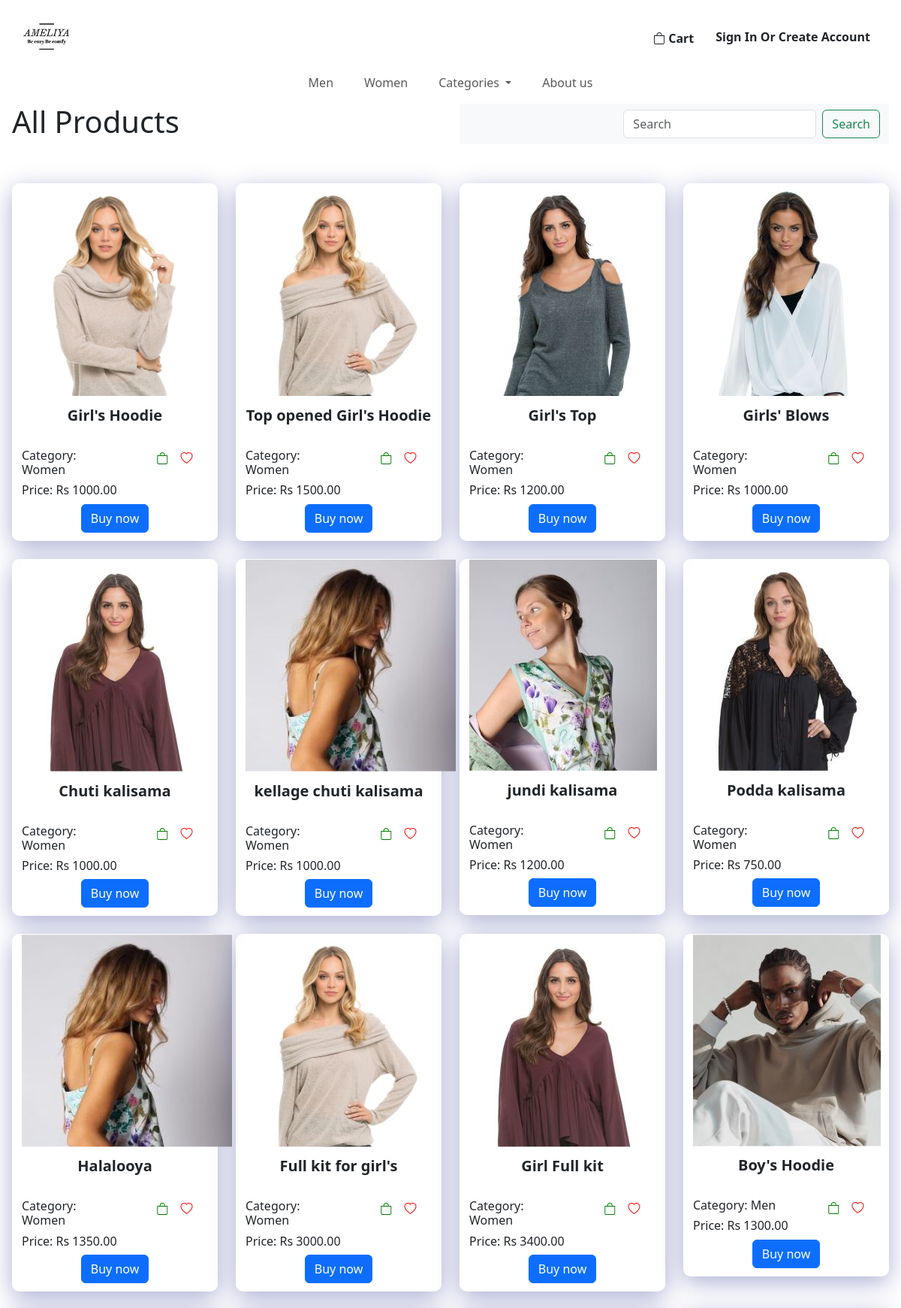
The app's page /components/AllProduct.php (upper part), older data.
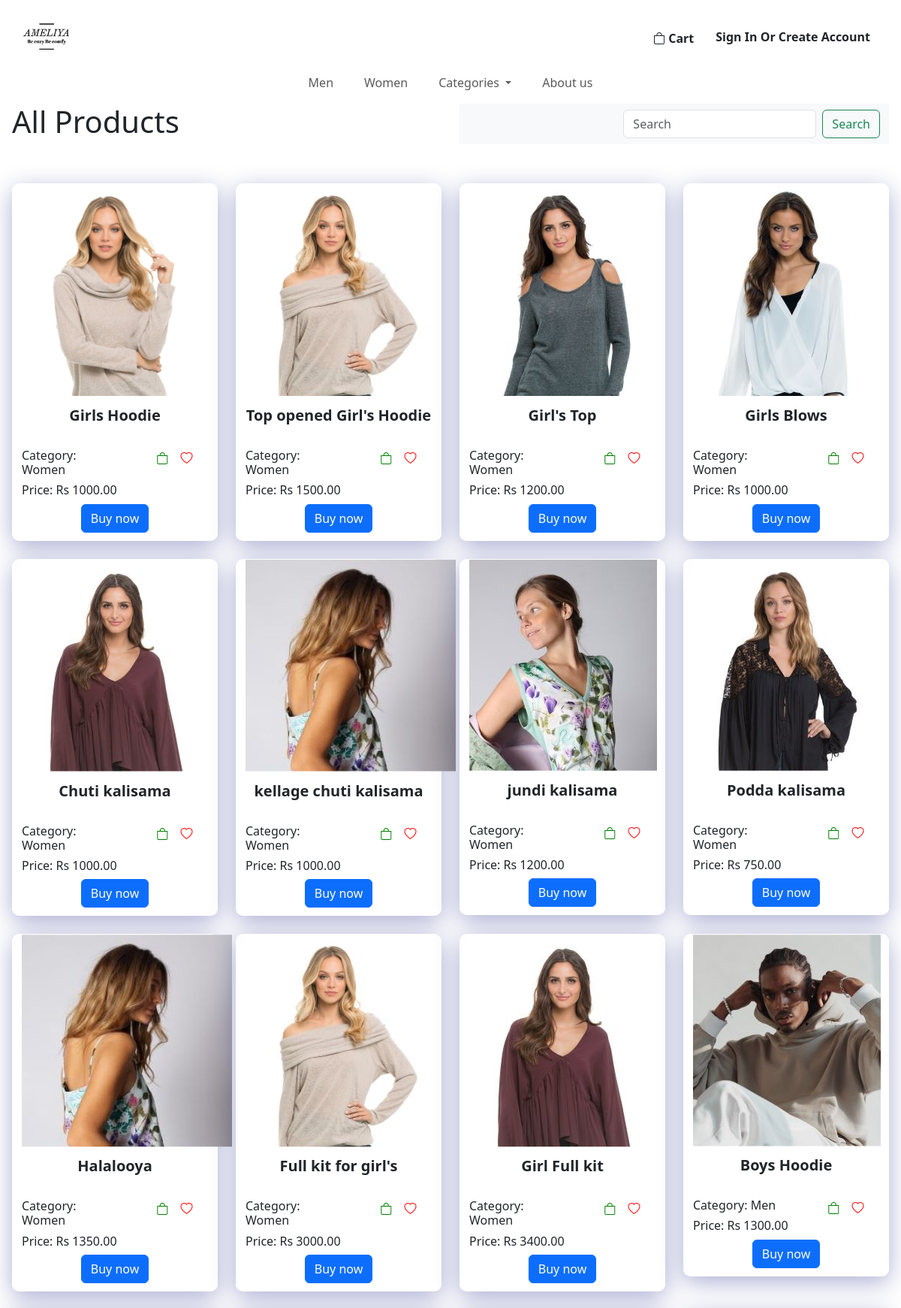
The same page, newer data.
### tables this page shows
CREATE TABLE IF NOT EXISTS `product` (
  `id` int NOT NULL AUTO_INCREMENT,
  `price` varchar(45) DEFAULT NULL,
  `qty` varchar(45) DEFAULT NULL,
  `discription` varchar(150) DEFAULT NULL,
  `title` varchar(45) DEFAULT NULL,
  `aded_date` date DEFAULT NULL,
  `del_fee_col` double DEFAULT NULL,
  `del_fee_other` double DEFAULT NULL,
  `color_clr_id` int NOT NULL,
  `category_c_id` int NOT NULL,
  `brand_b_id` int NOT NULL,
  `status_s_id` int NOT NULL,
  PRIMARY KEY (`id`),
  KEY `fk_product_color1_idx` (`color_clr_id`),
  KEY `fk_product_category1_idx` (`category_c_id`),
  KEY `fk_product_brand1_idx` (`brand_b_id`),
  KEY `fk_product_status1_idx` (`status_s_id`),
  CONSTRAINT `fk_product_brand1` FOREIGN KEY (`brand_b_id`) REFERENCES `brand` (`b_id`),
  CONSTRAINT `fk_product_category1` FOREIGN KEY (`category_c_id`) REFERENCES `category` (`c_id`),
  CONSTRAINT `fk_product_color1` FOREIGN KEY (`color_clr_id`) REFERENCES `color` (`clr_id`),
  CONSTRAINT `fk_product_status1` FOREIGN KEY (`status_s_id`) REFERENCES `status` (`s_id`)
);

CREATE TABLE IF NOT EXISTS `product_img` (
  `path` varchar(50) NOT NULL,
  `product_id` int NOT NULL,
  PRIMARY KEY (`path`),
  KEY `fk_product_img_product1_idx` (`product_id`),
  CONSTRAINT `fk_product_img_product1` FOREIGN KEY (`product_id`) REFERENCES `product` (`id`)
);

CREATE TABLE IF NOT EXISTS `category` (
  `c_id` int NOT NULL AUTO_INCREMENT,
  `c_name` varchar(45) DEFAULT NULL,
  PRIMARY KEY (`c_id`)
);

### components/connection.php (called while the page is built, shortened)
<?php
class Database{
    public static $connection;
    public static function setUpConnection(){
        if(!isset(Database::$connection)){
            Database::$connection = new mysqli("localhost","root","Kavitha@#2003","vivaaluth","3306");
        }
    }
    public static function search($q){
        $resultset = Database::$connection->query($q);
        return $resultset;
    }
}
?>

### components/AllProduct.php (the view, shortened to what this page needs)
<!DOCTYPE html>
<html lang="en">
<head>
    <link rel="stylesheet" href="https://cdn.jsdelivr.net/npm/bootstrap@4.1.3/dist/css/bootstrap.min.css">
    <link rel="stylesheet" href="https://cdn.jsdelivr.net/npm/bootstrap-icons@1.11.3/font/bootstrap-icons.min.css">
    <link rel="stylesheet" href="../style.css">
</head>
<body>
<?php
    require "NavbarOther.php";
    require "connection.php";
    require "Header.php";
?>
<div class="row">
    <div class="col"> <h1>All Products</h1></div>
    <div class="col text-right">
        <nav class="navbar bg-body-tertiary">
            <div class="container-fluid">
                <form class="d-flex ml-auto" role="search" method="POST" action="">
                    <input class="form-control me-2" id="search-input" name="search" type="search" placeholder="Search" aria-label="Search">
                    <button class="btn btn-outline-success" type="submit">Search</button>
                </form>
            </div>
        </nav>
    </div>
</div>
<div class="row text-center" style="margin-top:50px;">
    <?php
    $query = "SELECT * FROM product INNER JOIN product_img ON product.id = product_img.product_id INNER JOIN category ON product.category_c_id = category.c_id";
    $wpdall = Database::search($query);
    $wpdall_num = $wpdall->num_rows;
    for ($x = 0; $x < $wpdall_num; $x++) {
        $wpdall_data = $wpdall->fetch_assoc();
        $imgSrc = $wpdall_data["path"];
    ?>
        <div class="col-lg-3 col-md-6 col-sm-12 text-center mb-4">
            <div class="container" id="box">
                <img src="../<?php echo $imgSrc; ?>" alt="" style="clip-path: polygon(0 0, 100% 0, 100% 75%, 0 75%);">
                <div class="row text-center" style="margin-top:-80px;">
                    <h5>
                        <span id="title1"><b><?php echo $wpdall_data["title"] ?></b></a></span>
                    </h5>
                </div>
                <br>
                <div class="row">
                    <div class="col-7 text-start">
                        <h6>Category: <?php echo $wpdall_data["c_name"] ?></h6>
                    </div>
                    <div class="col-5 text-end">
                        <div class="row">
                            <div class="col text-center">
                                <button onclick="addtocarthome(<?php echo $wpdall_data['id'] ?>);" style="border: none; background:none;">
                                    <i class="bi bi-bag cart-icon"></i>
                                </button>
                                <button onclick="wishlisthome(<?php echo $wpdall_data['id'] ?>);" style="border: none; background:none;">
                                    <i class="bi bi-heart heart-icon"></i>
                                </button>
                            </div>
                        </div>
                    </div>
                </div>
                <div class="row text-start">
                    <h6>Price: Rs <?php echo $wpdall_data["price"] ?>.00</h6>
                </div>
                <div class="col" style="margin-bottom: 10px;">
                    <div class="row text-center">
                        <a href="<?php echo "./singleproductview.php?id=" . ($wpdall_data["product_id"]); ?>" style="color:white; text-decoration:none;">
                            <button type="button" class="btn btn-primary">Buy now</button>
                        </a>
                    </div>
                </div>
            </div>
        </div>
    <?php
    }
    ?>
</div>
</body>
</html>

Row changes from the older to the newer data that the page shows:
changed product: title "Girl's Hoodie" → "Girls Hoodie"
changed product: title "Girls' Blows" → "Girls Blows"
changed product "Men": title "Boy's Hoodie" → "Boys Hoodie"
